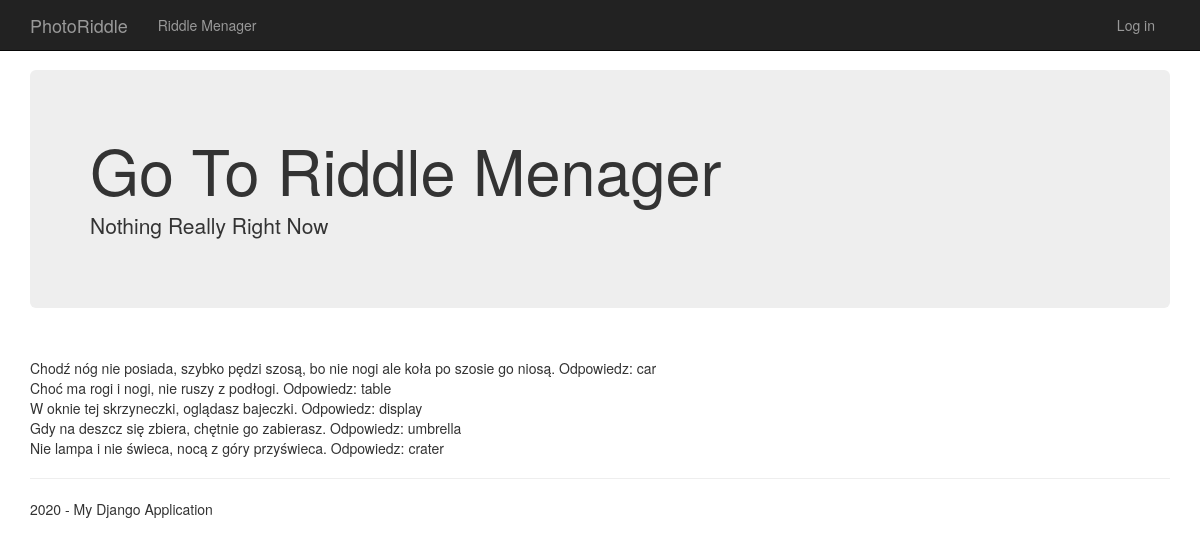
The page / on the database its author committed.
### app/models.py (models this page shows)
class Riddle(models.Model):
    Riddle_text = models.CharField("Text of Riddle",max_length=300)
    Riddle_type = models.CharField("Type of Riddle",max_length=30)
    Riddle_dif = models.IntegerField(1)

### app/views.py (the view)
# urls.py: path('', views.home, name='home'),
def home(request):
    assert isinstance(request, HttpRequest)
    query_results = Riddle.objects.all()
    return render(
        request,
        'app/index.html',{
        'query_results': query_results
       }
    )

### app/templates/app/index.html
{% extends "app/layout.html" %}
{% block content %}
<div class="jumbotron">
    <h1>Go To Riddle Menager</h1>
    <p class="lead">Nothing Really Right Now</p>
</div>
<br />
{% for sts in query_results %}
{{sts.Riddle_text}} Odpowiedz: {{sts.Riddle_type}}<br>
{% endfor %}
{% endblock %}

### app/static/app/content/site.css (style rules this page uses)
body { padding-top: 50px; padding-bottom: 20px; }

### rows shown on the page
Riddle: Riddle_text "Chodź nóg nie posiada, szybko pędzi szosą, bo nie nogi ale koła po szosie go niosą.", Riddle_type "car"
Riddle: Riddle_text "Choć ma rogi i nogi, nie ruszy z podłogi.", Riddle_type "table"
Riddle: Riddle_text "W oknie tej skrzyneczki, oglądasz bajeczki.", Riddle_type "display"
Riddle: Riddle_text "Gdy na deszcz się zbiera, chętnie go zabierasz.", Riddle_type "umbrella"
Riddle: Riddle_text "Nie lampa i nie świeca, nocą z góry przyświeca.", Riddle_type "crater"
